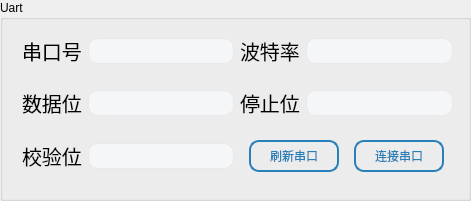
     <widget class="QGroupBox" name="groupBox">
      <property name="geometry">
       <rect>
        <x>20</x>
        <y>19</y>
        <width>471</width>
        <height>201</height>
       </rect>
      </property>
      <property name="styleSheet">
       <string notr="true"/>
      </property>
      <property name="title">
       <string>Uart</string>
      </property>
      <widget class="QWidget" name="layoutWidget">
       <property name="geometry">
        <rect>
         <x>22</x>
         <y>20</y>
         <width>431</width>
         <height>171</height>
        </rect>
       </property>
       <layout class="QGridLayout" name="gridLayout">
        <item row="0" column="0">
         <layout class="QHBoxLayout" name="horizontalLayout_2">
          <item>
           <widget class="QLabel" name="label_3">
            <property name="styleSheet">
             <string notr="true">QLabel{font:20px;}
</string>
            </property>
            <property name="text">
             <string>串口号</string>
            </property>
           </widget>
          </item>
          <item>
           <widget class="QComboBox" name="choose_com">
            <property name="styleSheet">
             <string notr="true">QComboBox { /* 编辑框的样式 */
    padding-top: 2px;
    padding-bottom: 2px;
    padding-left: 4px;
    padding-right: 20px; /* 给下拉按钮在右侧腾出20px空间 */
    border: 1px solid rgb(232,232,237);
    border-radius: 10px;
	color: rgb(60,60,60);
    background-color: rgb(245,246,247);
	selection-color: rgb(255,255,255); /* 文本选中时字体颜色 */
	selection-background-color: rgb(30,200,255); /* 文本选中时背景颜色 */
	font-family: &quot;Microsoft Yahei&quot;;
	font-size: 11pt;
	min-width: 100px;
	min-height: 20px;
}
QComboBox:hover {
    border: 1px solid #155799;
}




QComboBox::drop-down { /* 下拉按钮样式，默认在编辑框右上角 */
    subcontrol-origin: padding;
    subcontrol-position: top right;
    width: 20px; /* 下拉按钮的宽度 */
	border: none;
}
QComboBox QAbstractItemView { /* 下拉列表的样式 */

	color: rgb(60,60,60);
	background-color: rgb(255,255,255);
    selection-color: rgb(60,60,60); /* 选中项的字体颜色 */
    selection-background-color: rgb(240,240,245); /* 选中项的背景颜色 */
	font-family: &quot;Microsoft Yahei&quot;;
	font-size: 10pt;
}
QComboBox::down-arrow 
{
   right:10px;
    width: 16px;  
    height: 16px;   
    
	image: url(:/new/prefix1/image/down.png);
}
 /*下拉箭头点击样式*/
QComboBox::down-arrow:on
{
right:10px;
    width: 16px;  
    height: 16px;   
    
	image: url(:/new/prefix1/image/upward.png);
}
</string>
            </property>
           </widget>
          </item>
         </layout>
        </item>
        <item row="0" column="1">
         <layout class="QHBoxLayout" name="horizontalLayout">
          <item>
           <widget class="QLabel" name="label_2">
            <property name="styleSheet">
             <string notr="true">QLabel{font:20px;}
</string>
            </property>
            <property name="text">
             <string>波特率</string>
            </property>
           </widget>
          </item>
          <item>
           <widget class="QComboBox" name="choose_port">
            <property name="styleSheet">
             <string notr="true">QComboBox { /* 编辑框的样式 */
    padding-top: 2px;
    padding-bottom: 2px;
    padding-left: 4px;
    padding-right: 20px; /* 给下拉按钮在右侧腾出20px空间 */
    border: 1px solid rgb(232,232,237);
    border-radius: 10px;
	color: rgb(60,60,60);
    background-color: rgb(245,246,247);
	selection-color: rgb(255,255,255); /* 文本选中时字体颜色 */
	selection-background-color: rgb(30,200,255); /* 文本选中时背景颜色 */
	font-family: &quot;Microsoft Yahei&quot;;
	font-size: 11pt;
	min-width: 100px;
	min-height: 20px;
}
QComboBox:hover {
    border: 1px solid #155799;
}




QComboBox::drop-down { /* 下拉按钮样式，默认在编辑框右上角 */
    subcontrol-origin: padding;
    subcontrol-position: top right;
    width: 20px; /* 下拉按钮的宽度 */
	border: none;
}
QComboBox QAbstractItemView { /* 下拉列表的样式 */

	color: rgb(60,60,60);
	background-color: rgb(255,255,255);
    selection-color: rgb(60,60,60); /* 选中项的字体颜色 */
    selection-background-color: rgb(240,240,245); /* 选中项的背景颜色 */
	font-family: &quot;Microsoft Yahei&quot;;
	font-size: 10pt;
}
QComboBox::down-arrow 
{
   right:10px;
    width: 16px;  
    height: 16px;   
    
	image: url(:/new/prefix1/image/down.png);
}
 /*下拉箭头点击样式*/
QComboBox::down-arrow:on
{
right:10px;
    width: 16px;  
    height: 16px;   
    
	image: url(:/new/prefix1/image/upward.png);
}
</string>
            </property>
           </widget>
          </item>
         </layout>
        </item>
        <item row="1" column="0">
         <layout class="QHBoxLayout" name="horizontalLayout_3">
          <item>
           <widget class="QLabel" name="label_4">
            <property name="styleSheet">
             <string notr="true">QLabel{font:20px;}
</string>
            </property>
            <property name="text">
             <string>数据位</string>
            </property>
           </widget>
          </item>
          <item>
           <widget class="QComboBox" name="choose_databits">
            <property name="styleSheet">
             <string notr="true">QComboBox { /* 编辑框的样式 */
    padding-top: 2px;
    padding-bottom: 2px;
    padding-left: 4px;
    padding-right: 20px; /* 给下拉按钮在右侧腾出20px空间 */
    border: 1px solid rgb(232,232,237);
    border-radius: 10px;
	color: rgb(60,60,60);
    background-color: rgb(245,246,247);
	selection-color: rgb(255,255,255); /* 文本选中时字体颜色 */
	selection-background-color: rgb(30,200,255); /* 文本选中时背景颜色 */
	font-family: &quot;Microsoft Yahei&quot;;
	font-size: 11pt;
	min-width: 100px;
	min-height: 20px;
}
QComboBox:hover {
    border: 1px solid #155799;
}




QComboBox::drop-down { /* 下拉按钮样式，默认在编辑框右上角 */
    subcontrol-origin: padding;
    subcontrol-position: top right;
    width: 20px; /* 下拉按钮的宽度 */
	border: none;
}
QComboBox QAbstractItemView { /* 下拉列表的样式 */

	color: rgb(60,60,60);
	background-color: rgb(255,255,255);
    selection-color: rgb(60,60,60); /* 选中项的字体颜色 */
    selection-background-color: rgb(240,240,245); /* 选中项的背景颜色 */
	font-family: &quot;Microsoft Yahei&quot;;
	font-size: 10pt;
}
QComboBox::down-arrow 
{
   right:10px;
    width: 16px;  
    height: 16px;   
    
	image: url(:/new/prefix1/image/down.png);
}
 /*下拉箭头点击样式*/
QComboBox::down-arrow:on
{
right:10px;
    width: 16px;  
    height: 16px;   
    
	image: url(:/new/prefix1/image/upward.png);
}
</string>
            </property>
           </widget>
          </item>
         </layout>
        </item>
        <item row="1" column="1">
         <layout class="QHBoxLayout" name="horizontalLayout_4">
          <item>
           <widget class="QLabel" name="label_5">
            <property name="styleSheet">
             <string notr="true">QLabel{font:20px;}
</string>
            </property>
            <property name="text">
             <string>停止位</string>
            </property>
           </widget>
          </item>
          <item>
           <widget class="QComboBox" name="choose_stopbits">
            <property name="styleSheet">
             <string notr="true">QComboBox { /* 编辑框的样式 */
    padding-top: 2px;
    padding-bottom: 2px;
    padding-left: 4px;
    padding-right: 20px; /* 给下拉按钮在右侧腾出20px空间 */
    border: 1px solid rgb(232,232,237);
    border-radius: 10px;
	color: rgb(60,60,60);
    background-color: rgb(245,246,247);
	selection-color: rgb(255,255,255); /* 文本选中时字体颜色 */
	selection-background-color: rgb(30,200,255); /* 文本选中时背景颜色 */
	font-family: &quot;Microsoft Yahei&quot;;
	font-size: 11pt;
	min-width: 100px;
	min-height: 20px;
}
QComboBox:hover {
    border: 1px solid #155799;
}




QComboBox::drop-down { /* 下拉按钮样式，默认在编辑框右上角 */
    subcontrol-origin: padding;
    subcontrol-position: top right;
    width: 20px; /* 下拉按钮的宽度 */
	border: none;
}
QComboBox QAbstractItemView { /* 下拉列表的样式 */

	color: rgb(60,60,60);
	background-color: rgb(255,255,255);
    selection-color: rgb(60,60,60); /* 选中项的字体颜色 */
    selection-background-color: rgb(240,240,245); /* 选中项的背景颜色 */
	font-family: &quot;Microsoft Yahei&quot;;
	font-size: 10pt;
}
QComboBox::down-arrow 
{
   right:10px;
    width: 16px;  
    height: 16px;   
    
	image: url(:/new/prefix1/image/down.png);
}
 /*下拉箭头点击样式*/
QComboBox::down-arrow:on
{
right:10px;
    width: 16px;  
    height: 16px;   
    
	image: url(:/new/prefix1/image/upward.png);
}
</string>
            </property>
           </widget>
          </item>
         </layout>
        </item>
        <item row="2" column="0">
         <layout class="QHBoxLayout" name="horizontalLayout_5">
          <item>
           <widget class="QLabel" name="label_6">
            <property name="styleSheet">
             <string notr="true">QLabel{font:20px;}
</string>
            </property>
            <property name="text">
             <string>校验位</string>
            </property>
           </widget>
          </item>
          <item>
           <widget class="QComboBox" name="choose_checkbits">
            <property name="styleSheet">
             <string notr="true">QComboBox { /* 编辑框的样式 */
    padding-top: 2px;
    padding-bottom: 2px;
    padding-left: 4px;
    padding-right: 20px; /* 给下拉按钮在右侧腾出20px空间 */
    border: 1px solid rgb(232,232,237);
    border-radius: 10px;
	color: rgb(60,60,60);
    background-color: rgb(245,246,247);
	selection-color: rgb(255,255,255); /* 文本选中时字体颜色 */
	selection-background-color: rgb(30,200,255); /* 文本选中时背景颜色 */
	font-family: &quot;Microsoft Yahei&quot;;
	font-size: 11pt;
	min-width: 100px;
	min-height: 20px;
}
QComboBox:hover {
    border: 1px solid #155799;
}




QComboBox::drop-down { /* 下拉按钮样式，默认在编辑框右上角 */
    subcontrol-origin: padding;
    subcontrol-position: top right;
    width: 20px; /* 下拉按钮的宽度 */
	border: none;
}
QComboBox QAbstractItemView { /* 下拉列表的样式 */

	color: rgb(60,60,60);
	background-color: rgb(255,255,255);
    selection-color: rgb(60,60,60); /* 选中项的字体颜色 */
    selection-background-color: rgb(240,240,245); /* 选中项的背景颜色 */
	font-family: &quot;Microsoft Yahei&quot;;
	font-size: 10pt;
}

QComboBox::down-arrow 
{
   right:10px;
    width: 16px;  
    height: 16px;   
    
	image: url(:/new/prefix1/image/down.png);
}
 /*下拉箭头点击样式*/
QComboBox::down-arrow:on
{
right:10px;
    width: 16px;  
    height: 16px;   
    
	image: url(:/new/prefix1/image/upward.png);
}
</string>
            </property>
           </widget>
          </item>
         </layout>
        </item>
        <item row="2" column="1">
         <layout class="QHBoxLayout" name="horizontalLayout_6">
          <item>
           <widget class="QPushButton" name="serial_refresh">
            <property name="minimumSize">
             <size>
              <width>18</width>
              <height>32</height>
             </size>
            </property>
            <property name="maximumSize">
             <size>
              <width>90</width>
              <height>32</height>
             </size>
            </property>
            <property name="styleSheet">
             <string notr="true">.QPushButton {
    border: 2px solid #2980b9;
    color: #2980b9;
    position: relative;
    overflow: hidden;
    z-index: 1;
    transition: .5s;
  border-radius: 10px;
}



:hover {
    background-color: #155799;
    color: white;
}
QPushButton:pressed {  
    /* 改变背景色 */  
    background-color:#134d87;  

    /* 改变边框风格 */  
    border-style:inset;  

    /* 使文字有一点移动 */  
    padding-left:2px;  
    padding-top:1px;  
}


</string>
            </property>
            <property name="text">
             <string>刷新串口</string>
            </property>
           </widget>
          </item>
          <item>
           <widget class="QPushButton" name="serial_connect">
            <property name="minimumSize">
             <size>
              <width>18</width>
              <height>32</height>
             </size>
            </property>
            <property name="maximumSize">
             <size>
              <width>90</width>
              <height>32</height>
             </size>
            </property>
            <property name="styleSheet">
             <string notr="true">.QPushButton {
    border: 2px solid #2980b9; 
border-radius: 10px;
    color: #2980b9;
    position: relative;
    overflow: hidden;
    z-index: 1;
    transition: .5s;
 
}



:hover {
    background-color: #155799;
    color: white;
}
QPushButton:pressed {  
    /* 改变背景色 */  
    background-color:#134d87;  

    /* 改变边框风格 */  
    border-style:inset;  

    /* 使文字有一点移动 */  
    padding-left:2px;  
    padding-top:1px;  
}


</string>
            </property>
            <property name="text">
             <string>连接串口</string>
            </property>
           </widget>
          </item>
         </layout>
        </item>
       </layout>
      </widget>
     </widget>
